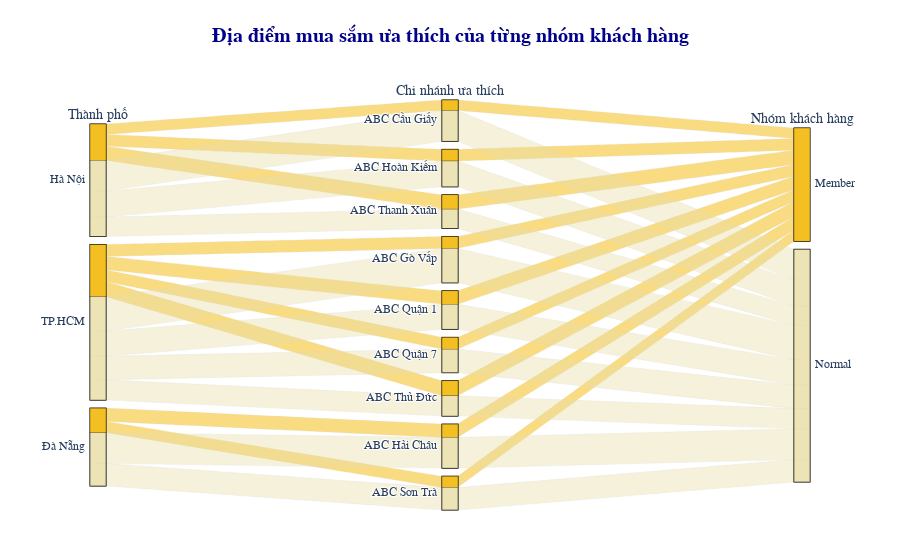

Here is the notebook cell this chart was saved with:
### Code cell
df_counts = df_viz.groupby(['Thành_phố', 'Chi_nhánh_ưa_thích', 'Nhóm_khách_hàng']).size().reset_index(name='counts')
dimensions = []
label_map = {
    'Thành_phố': 'Thành phố',
    'Chi_nhánh_ưa_thích': 'Chi nhánh ưa thích',
    'Nhóm_khách_hàng': 'Nhóm khách hàng'
}
dimensions = [
    go.parcats.Dimension(values=df_counts[col], label=label_map.get(col, col))
    for col in ['Thành_phố', 'Chi_nhánh_ưa_thích', 'Nhóm_khách_hàng']
]
color_map = {'Normal': 'rgba(244, 189, 24, 0.9)', 'Member': 'rgba(232, 221, 167, 0.7)'}
code_map = {'Normal': 0, 'Member': 1} 
df_counts['color'] = df_counts['Nhóm_khách_hàng'].map(code_map)

# Mã hóa nhóm khách hàng để ánh xạ màu
df_counts['color_code'] = df_counts['Nhóm_khách_hàng'].astype('category').cat.codes

# Tạo biểu đồ Parallel Categories với graph_objects
fig = go.Figure(data=[
    go.Parcats(
        dimensions=dimensions,
        counts=df_counts['counts'],
        line=dict(
            color=df_counts['color_code'],
            colorscale=[[0, color_map['Normal']], [1, color_map['Member']]],
            showscale=False
        ),
        hoveron='color',
        hoverinfo='count+probability',
        labelfont={'size': 14, 'family': 'Arial'},
        tickfont={'size': 12, 'family': 'Arial'},
        arrangement='freeform'
    )
])

# Trang trí và cập nhật layout
fig.update_layout(
    title={
        'text': '<b>Địa điểm mua sắm ưa thích của từng nhóm khách hàng</b>',
        'y':0.95,
        'x':0.5,
        'xanchor': 'center',
        'yanchor': 'top',
        'font': {'size': 20, 'family': 'Arial', 'color': 'darkblue'}
    },
    margin=dict(l=50, r=50, t=100, b=50),
    #height=600, width = 600
)

# Hiển thị biểu đồ
fig.show()

### Figure 1 — Plotly figure (JSON) as saved in the notebook; plotly's stock layout.template omitted (floating-point values rounded to 4 significant figures)
{"data": [{"arrangement": "freeform", "counts": [81, 236, 89, 198, 109, 149, 91, 264, 103, 192, 90, 181, 116, 155, 102, 236, 87, 172], "dimensions": [{"label": "Thành phố", "values": ["Hà Nội", "Hà Nội", "Hà Nội", "Hà Nội", "Hà Nội", "Hà Nội", "TP.HCM", "TP.HCM", "TP.HCM", "TP.HCM", "TP.HCM", "TP.HCM", "TP.HCM", "TP.HCM", "Đà Nẵng", "Đà Nẵng", "Đà Nẵng", "Đà Nẵng"]}, {"label": "Chi nhánh ưa thích", "values": ["ABC Cầu Giấy", "ABC Cầu Giấy", "ABC Hoàn Kiếm", "ABC Hoàn Kiếm", "ABC Thanh Xuân", "ABC Thanh Xuân", "ABC Gò Vấp", "ABC Gò Vấp", "ABC Quận 1", "ABC Quận 1", "ABC Quận 7", "ABC Quận 7", "ABC Thủ Đức", "ABC Thủ Đức", "ABC Hải Châu", "ABC Hải Châu", "ABC Sơn Trà", "ABC Sơn Trà"]}, {"label": "Nhóm khách hàng", "values": ["Member", "Normal", "Member", "Normal", "Member", "Normal", "Member", "Normal", "Member", "Normal", "Member", "Normal", "Member", "Normal", "Member", "Normal", "Member", "Normal"]}], "hoverinfo": "count+probability", "hoveron": "color", "labelfont": {"family": "Arial", "size": 14}, "line": {"color": [0, 1, 0, 1, 0, 1, 0, 1, 0, 1, 0, 1, 0, 1, 0, 1, 0, 1], "colorscale": [[0, "rgba(244, 189, 24, 0.9)"], [1, "rgba(232, 221, 167, 0.7)"]], "showscale": false}, "tickfont": {"family": "Arial", "size": 12}, "type": "parcats"}], "layout": {"margin": {"b": 50, "l": 50, "r": 50, "t": 100}, "title": {"font": {"color": "darkblue", "family": "Arial", "size": 20}, "text": "<b>Địa điểm mua sắm ưa thích của từng nhóm khách hàng</b>", "x": 0.5, "xanchor": "center", "y": 0.95, "yanchor": "top"}}}
